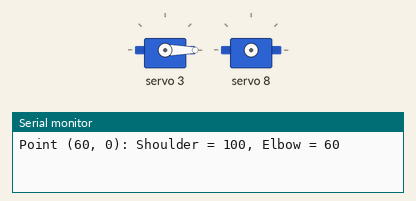
The sketch below on a simulated Arduino Uno, built with avr-gcc and run on an emulated ATmega328P. Parts: 2 × servo, the last lines printed to the serial monitor.

Above: at 0.05 s.
At 2.85 s:
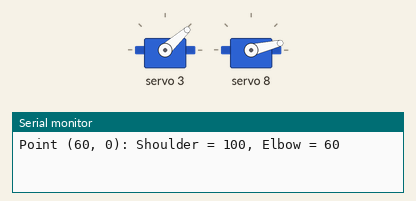
At 5.65 s:
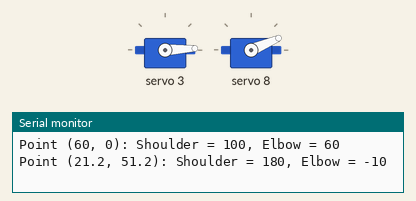
At 11.25 s:
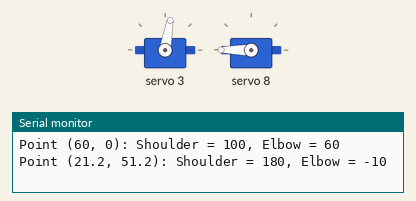
Timing chart, 0 to 14.6 s (numbered marks = the images above):
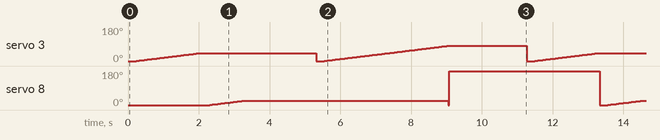

The sketch:

2DOFInversekinematics.ino
```cpp
#include <Wire.h>
#include <HCPCA9685.h>

HCPCA9685 HCPCA9685(0x40);

// Servo configuration
#define SHOULDER_CHANNEL 3   // Shoulder on channel 3
#define ELBOW_CHANNEL 8      // Elbow on channel 8
#define L1 30                // Shoulder-to-elbow length (cm)
#define L2 30                // Elbow-to-end effector length (cm)

// PWM limits (empirical values)
#define SHOULDER_MIN 100     // 0° geometric (shoulder down)
#define SHOULDER_MAX 180     // 90° geometric (shoulder up)
#define ELBOW_MIN 60         // 0° geometric (elbow down)
#define ELBOW_MAX 200        // 90° geometric (elbow up)

void setup() {
  Serial.begin(9600);
  HCPCA9685.Init(SERVO_MODE);
  HCPCA9685.Sleep(false);
}

// Inverse kinematics for 2-DOF
bool inverseKinematics(float x, float y, int &shoulderAngle, int &elbowAngle) {
  float d = sqrt(x*x + y*y);
  if (d > L1 + L2) {
    Serial.println("Error: Target out of reach");
    return false;
  }

  // Calculate θ2 (elbow, negative solution for mechanical limits)
  float theta2 = -acos((x*x + y*y - L1*L1 - L2*L2) / (2 * L1 * L2));

  // Calculate θ1 (shoulder)
  float theta1 = atan2(y, x) - atan2(L2 * sin(theta2), L1 + L2 * cos(theta2));

  // Convert to degrees and map to PWM
  theta1 = degrees(theta1);
  theta2 = degrees(theta2);

  shoulderAngle = map(theta1, 0, 90, SHOULDER_MIN, SHOULDER_MAX);
  elbowAngle = map(theta2, 0, 90, ELBOW_MIN, ELBOW_MAX);

  return true;
}

// Smooth servo movement
void moveServo(int channel, int targetAngle) {
  int currentAngle = HCPCA9685.GetServoPosition(channel);
  int step = (targetAngle > currentAngle) ? 1 : -1;
  for (int i = currentAngle; i != targetAngle; i += step) {
    HCPCA9685.Servo(channel, i);
    delay(20);
  }
}

void loop() {
  // --- Point 1: (60, 0) ---
  float x1 = 60.0, y1 = 0.0;
  int shoulder1, elbow1;
  if (inverseKinematics(x1, y1, shoulder1, elbow1)) {
    Serial.print("Point (60, 0): Shoulder = ");
    Serial.print(shoulder1);
    Serial.print(", Elbow = ");
    Serial.println(elbow1);
    moveServo(SHOULDER_CHANNEL, shoulder1);
    moveServo(ELBOW_CHANNEL, elbow1);
    delay(2000);
  }

  // --- Point 2: (21.2, 51.2) ---
  float x2 = 21.2, y2 = 51.2;
  int shoulder2, elbow2;
  if (inverseKinematics(x2, y2, shoulder2, elbow2)) {
    Serial.print("Point (21.2, 51.2): Shoulder = ");
    Serial.print(shoulder2);
    Serial.print(", Elbow = ");
    Serial.println(elbow2);
    moveServo(SHOULDER_CHANNEL, shoulder2);
    moveServo(ELBOW_CHANNEL, elbow2);
    delay(2000);
  }
}
```
